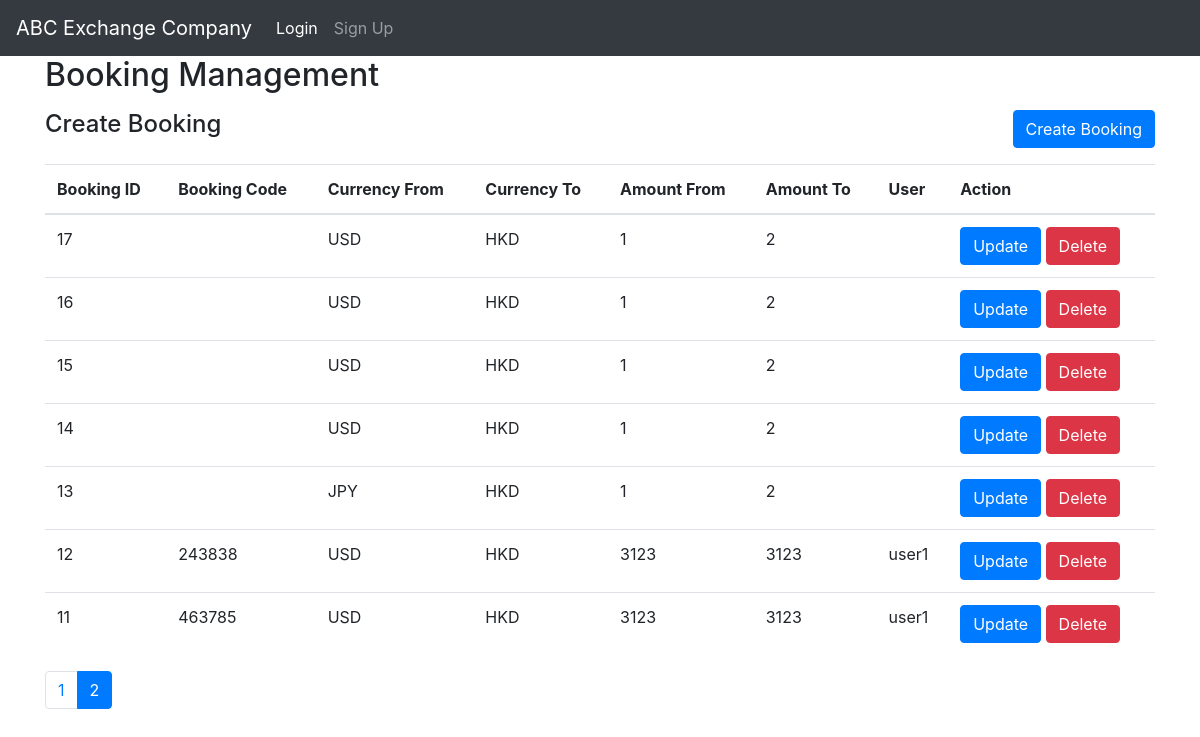
The app's page /booking_admin.php?page=2 with its own data.
### tables this page shows
CREATE TABLE "bookings" (
	"id"	INTEGER,
	"booking_code"	TEXT,
	"currency_from"	TEXT,
	"currency_to"	TEXT,
	"amount_from"	REAL,
	"amount_to"	REAL,
	"username"	TEXT,
	PRIMARY KEY("id" AUTOINCREMENT)
);

### booking_admin.php (the view, shortened to what this page needs)
<?php include("header.php"); ?>
<div class="container">
    <h2>Booking Management</h2>
    <?php
$bookingsPerPage = 10;
$page = isset($_GET['page']) ? (int)$_GET['page'] : 1;
$offset = ($page - 1) * $bookingsPerPage;
?>
<?php
    $db = new SQLite3('database.db');
    $query = "SELECT * FROM bookings order by id desc LIMIT $bookingsPerPage OFFSET $offset ";
    $result = $db->query($query);
    $bookings = [];
    while ($row = $result->fetchArray(SQLITE3_ASSOC)) {
      $bookings[] = $row;
    }
    ?>
<?php
$totalBookingsQuery = "SELECT COUNT(*) as count FROM bookings";
$totalBookingsResult = $db->query($totalBookingsQuery);
$totalBookings = $totalBookingsResult->fetchArray(SQLITE3_ASSOC)['count'];
$totalPages = ceil($totalBookings / $bookingsPerPage);
?>
<div class="row mt-3 mb-3">
  <div class="col-md-6">
    <h4>Create Booking</h4>
  </div>
  <div class="col-md-6 text-right">
    <button type="button" class="btn btn-primary" data-toggle="modal" data-target="#createBookingModal">
      Create Booking
    </button>
  </div>
</div>
    <table class="table">
      <thead>
        <tr>
          <th>Booking ID</th>
          <th>Booking Code</th>
          <th>Currency From</th>
          <th>Currency To</th>
          <th>Amount From</th>
          <th>Amount To</th>
          <th>User</th>
          <th>Action</th>
        </tr>
      </thead>
      <tbody>
        <?php foreach ($bookings as $booking) { ?>
          <tr>
            <td><?php echo $booking['id']; ?></td>
            <td><?php echo $booking['booking_code']; ?></td>
            <td><?php echo $booking['currency_from']; ?></td>
            <td><?php echo $booking['currency_to']; ?></td>
            <td><?php echo $booking['amount_from']; ?></td>
            <td><?php echo $booking['amount_to']; ?></td>
            <td><?php echo $booking['username']; ?></td>
            <td>
<form method="POST"> <button type="button" class="btn btn-primary update-button" data-toggle="modal" data-target="#updateBookingModal" data-booking='<?php echo json_encode($booking); ?>'>Update</button>
  <button type="submit" name="delete" class="btn btn-danger">Delete</button>
</form>    </td>
          </tr>
        <?php } ?>
      </tbody>
    </table>
    <nav aria-label="Page navigation">
  <ul class="pagination">
    <?php for ($i = 1; $i <= $totalPages; $i++) { ?>
      <li class="page-item <?php echo $i === $page ? 'active' : ''; ?>"><a class="page-link" href="?page=<?php echo $i; ?>"><?php echo $i; ?></a></li>
    <?php } ?>
  </ul>
</nav>
  </div>
  <?php include("footer.php"); ?>

### records on screen
bookings: id "17", currency_from "USD", currency_to "HKD", amount_from "1", amount_to "2"
bookings: id "16", currency_from "USD", currency_to "HKD", amount_from "1", amount_to "2"
bookings: id "15", currency_from "USD", currency_to "HKD", amount_from "1", amount_to "2"
bookings: id "14", currency_from "USD", currency_to "HKD", amount_from "1", amount_to "2"
bookings: id "13", currency_from "JPY", currency_to "HKD", amount_from "1", amount_to "2"
bookings: id "12", booking_code "243838", currency_from "USD", currency_to "HKD", amount_from "3123", amount_to "3123", username "user1"
bookings: id "11", booking_code "463785", currency_from "USD", currency_to "HKD", amount_from "3123", amount_to "3123", username "user1"
